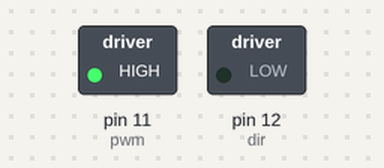
Bench run of a sketch on a simulated Arduino Uno, built with avr-gcc and run on an emulated ATmega328P. On the bench: switched loads named in the sketch (green lamp = pin HIGH). Dashed ring = blinking.

Above: at 0.5 s.
Timing chart, 0 to 3.0 s (numbered marks = the images above):
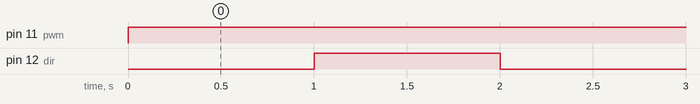

The sketch:

motor_driver.ino
```cpp
int dir = 12;
int pwm = 11;

void setup(){


  pinMode(11 , OUTPUT);
  pinMode(12 , OUTPUT);


digitalWrite(dir , LOW);
digitalWrite(pwm , LOW);


}


void loop(){

digitalWrite(dir , LOW);
analogWrite(pwm , 255);
delay(1000);
digitalWrite(dir , HIGH);
analogWrite(pwm , 255);
delay(1000);

}
```

Measured:
- by itself, pin 11 (pwm): LOW → HIGH at 0.00 s
- by itself, pin 12 (dir): alternates HIGH for 1.0 s and LOW for 1.0 s
